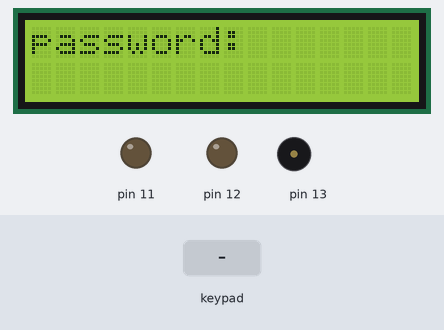
Bench run of a sketch on a simulated Arduino Uno, built with avr-gcc and run on an emulated ATmega328P. On the bench: 16×2 character LCD, output pins drawn as LEDs (lit = HIGH), buzzer (waves = sounding). Inputs (shaded band) come from the test bench.

Above: at 3.3 s.
3.4 s: keypad keys 1 2 3 4 D pressed 0.4 s apart
At 5.8 s:
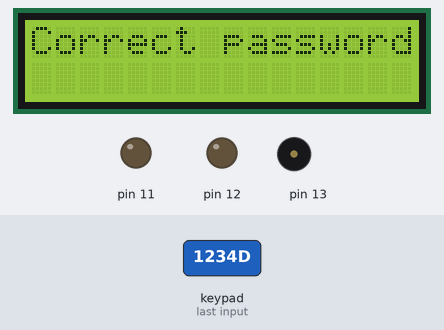
6.9 s: keypad keys 9 8 7 6 D pressed 0.4 s apart
At 10.6 s:
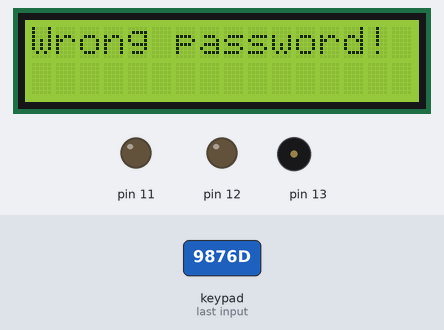
11.9 s: keypad keys 5 4 3 2 D pressed 0.4 s apart
At 15.3 s:
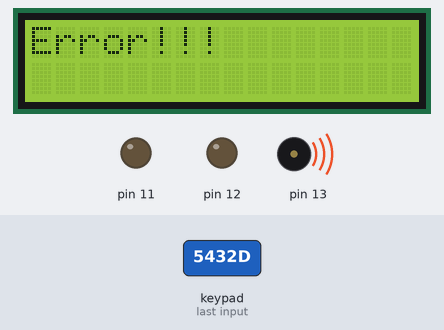
16.9 s: key '1' pressed
19.9 s: key '*' pressed
22.9 s: key '2' pressed
At 23.4 s:
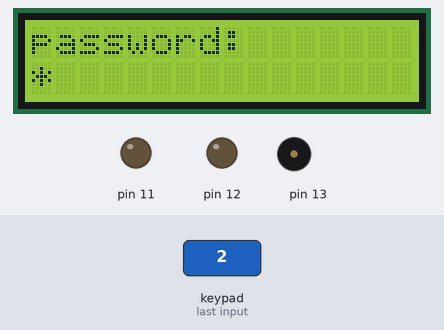
Timing chart, 0 to 25.4 s (numbered marks = the images above; inputs shaded):
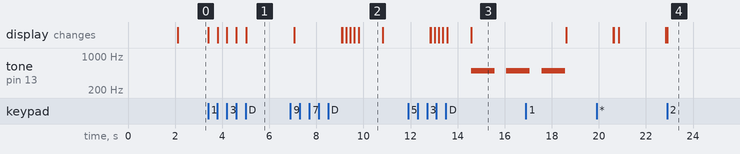

The sketch:

smart-safe.ino
```cpp
#include <LiquidCrystal_I2C.h>
#include <Keypad.h>


LiquidCrystal_I2C lcd(0x27, 16, 2);

const byte ROWS = 4;
const byte COLS = 4;
char keys[ROWS][COLS] = {
  {'1','2','3','A'},
  {'4','5','6','B'},
  {'7','8','9','C'},
  {'*','0','#','D'}
};
byte rowPins[ROWS] = {9, 8, 7, 6};
byte colPins[COLS] = {5, 4, 3, 2};

Keypad keypad = Keypad(makeKeymap(keys), rowPins, colPins, ROWS, COLS);


String correctPassword = "1234";
String inputPassword = "";
int attempts = 0;


void setup() {
pinMode(11, OUTPUT);
pinMode(12, OUTPUT);
  lcd.init();
  lcd.backlight();
  resetSystem();
}

void loop() {
  char key = keypad.getKey();

  if (key) {
    if (key == 'D') {
      if (inputPassword.length() > 0) {
        checkPassword();
      }
    }
    else if (key == '*') {
      resetSystem();
    }
    else if (key >= '0' && key <= '9') {
      if (inputPassword.length() < 4) {
        inputPassword += key;
        lcd.setCursor(inputPassword.length() - 1, 1);
        lcd.print('*');
      }
    }
  }
}


void checkPassword() {
  if (inputPassword == correctPassword) {
    lcd.clear();
    lcd.print("Correct password!");
    delay(2000);
    attempts = 0;
    resetSystem();
  } else {
    attempts++;
    lcd.clear();
    lcd.print("Wrong password!");
    delay(1000);

    if (attempts >= 2) {
      lcd.clear();
      lcd.print("Error!!!");
      tone(13,500);
    delay(1000);
    noTone(13);
    delay(500);
    tone(13,500);
    delay(1000);
    noTone(13);
    delay(500);
    tone(13,500);
    delay(1000);
    noTone(13);
    attempts = 0;
    }
    resetSystem();
  }
}

void resetSystem() {
  inputPassword = "";
  lcd.clear();
  lcd.setCursor(0, 0);
  lcd.print("Enter 4 Digits:");
  lcd.setCursor(0, 1);
  lcd.print("Press D to Enter");
  delay(2000);
  lcd.clear();
  lcd.print("password:");
}
```

Measured:
- after the input at 3.4 s, the display: first changes at once (image 1 shows a later state)
- after the input at 6.9 s, the display: first differs from a run without the input after 2.2 s (image 2 shows a later state)
- after the input at 11.9 s, tone on pin 13: silent → 500 Hz after 2.7 s, → silent 1.0 s later, → 500 Hz 0.50 s later; the display: first differs from a run without the input after 0.96 s (image 3 shows a later state)
- after the input at 22.9 s, the display: changes at once (image 4)
- what the display in image 2 shows lasts 1.0 s, from 9.8 s to 10.8 s
